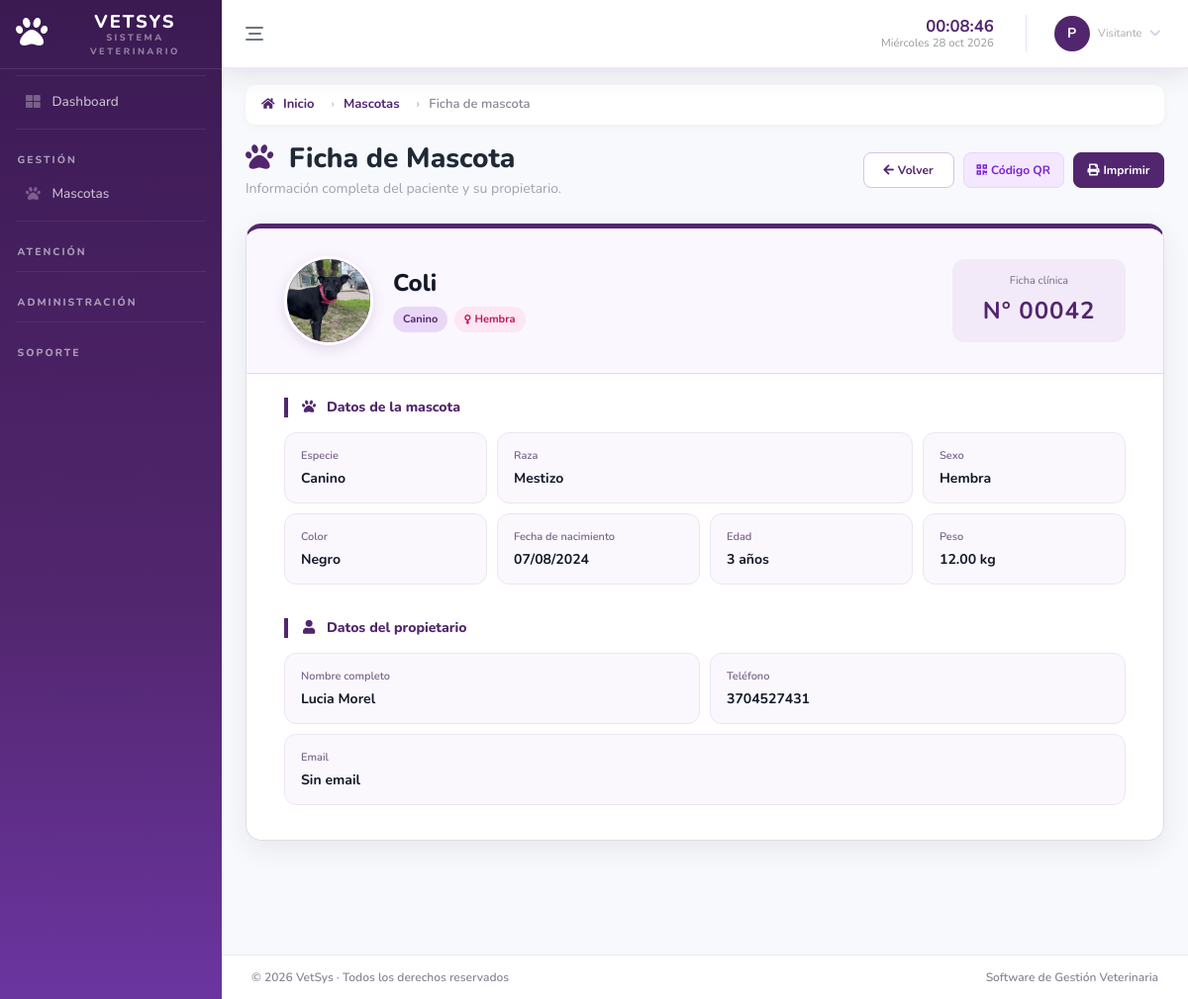
The app's page /modules/pets/pet_record.php?id=42 (signed in) with its own data.
### tables this page shows
CREATE TABLE `modulo` (
  `id_modulo` int NOT NULL AUTO_INCREMENT,
  `nombre_modulo` varchar(80) NOT NULL,
  `ruta` varchar(150) NOT NULL,
  `icono` varchar(50) DEFAULT NULL,
  `estado` tinyint DEFAULT '1',
  `categoria` varchar(50) NOT NULL,
  `orden` int NOT NULL DEFAULT '0',
  PRIMARY KEY (`id_modulo`)
);

CREATE TABLE `mascota` (
  `id_mascota` int NOT NULL AUTO_INCREMENT,
  `id_especie` int NOT NULL,
  `id_cliente` int NOT NULL,
  `fecha_nacimiento` date DEFAULT NULL,
  `edad` int DEFAULT NULL,
  `unidad_edad` enum('dias','meses','años') DEFAULT NULL,
  `color` varchar(50) DEFAULT NULL,
  `nombre_mascota` varchar(100) NOT NULL,
  `peso` decimal(6,2) DEFAULT NULL,
  `sexo` varchar(20) DEFAULT NULL,
  `activo` tinyint DEFAULT '1',
  `condicion_especial` text,
  `cuidados_especiales` text,
  `token_publico` varchar(64) DEFAULT NULL,
  `condicion_otra` varchar(100) DEFAULT NULL,
  `ficha_publica` tinyint(1) NOT NULL DEFAULT '0',
  `mostrar_telefono` tinyint(1) NOT NULL DEFAULT '0',
  `consentimiento_qr` tinyint(1) NOT NULL DEFAULT '0',
  `fecha_consentimiento_qr` datetime DEFAULT NULL,
  `mostrar_domicilio` tinyint(1) NOT NULL DEFAULT '0',
  `foto` varchar(255) DEFAULT NULL,
  PRIMARY KEY (`id_mascota`),
  UNIQUE KEY `token_publico` (`token_publico`),
  KEY `id_especie` (`id_especie`),
  KEY `id_cliente` (`id_cliente`),
  CONSTRAINT `mascota_ibfk_1` FOREIGN KEY (`id_especie`) REFERENCES `especie` (`id_especie`),
  CONSTRAINT `mascota_ibfk_2` FOREIGN KEY (`id_cliente`) REFERENCES `cliente` (`id_cliente`)
);

CREATE TABLE `especie` (
  `id_especie` int NOT NULL AUTO_INCREMENT,
  `nombre_especie` varchar(100) NOT NULL,
  `raza` varchar(100) DEFAULT NULL,
  `activo` tinyint DEFAULT '1',
  PRIMARY KEY (`id_especie`)
);

CREATE TABLE `persona` (
  `id_persona` int NOT NULL AUTO_INCREMENT,
  `nombre_persona` varchar(100) NOT NULL,
  `apellido_persona` varchar(100) NOT NULL,
  `telefono` varchar(30) DEFAULT NULL,
  `email` varchar(100) DEFAULT NULL,
  `activo` tinyint DEFAULT '1',
  PRIMARY KEY (`id_persona`)
);

### modules/pets/views/pet_record.php (the view, shortened to what the rows shown need)
<?php
require_once '../../app/menu.php';
?>
<!DOCTYPE html>
<html lang="es">
<head>
    <link href="../../vendor/fontawesome-free/css/all.min.css" rel="stylesheet">
    <link href="../../css/sb-admin-2.min.css" rel="stylesheet">
    <link href="../../css/pet_record_style.css" rel="stylesheet">
</head>
<body>
<div class="container-fluid">
    <div class="ficha-page-header">
        <div>
            <h1 class="h3 titulo-pagina">
                <i class="fas fa-paw mr-2"></i>
                Ficha de Mascota
            </h1>
        </div>
    </div>
    <div class="ficha-documento">
        <div class="ficha-paciente-header">
            <div class="paciente-principal">
                <div class="paciente-icono">
                    <?php if (!empty($mascota['foto'])): ?>
                        <img
                            src="/SoftwareVet/<?= htmlspecialchars(
                                ltrim($mascota['foto'], '/'),
                                ENT_QUOTES,
                                'UTF-8'
                            ) ?>"
                            alt="Fotografía de <?= htmlspecialchars(
                                $mascota['nombre_mascota'],
                                ENT_QUOTES,
                                'UTF-8'
                            ) ?>"
                            class="paciente-foto"
                        >
                    <?php else: ?>
                        <i class="fas fa-dog"></i>
                    <?php endif; ?>
                </div>
                <div class="paciente-identidad">
                    <h2>
                        <?= htmlspecialchars(
                            $mascota['nombre_mascota'],
                            ENT_QUOTES,
                            'UTF-8'
                        ) ?>
                    </h2>
                    <div class="paciente-badges">
                        <span class="badge-ficha badge-especie">
                            <?= htmlspecialchars(
                                $mascota['nombre_especie'],
                                ENT_QUOTES,
                                'UTF-8'
                            ) ?>
                        </span>
                        <?php if ($mascota['sexo'] == 'M'): ?>
                            <span class="badge-ficha badge-macho">
                                <i class="fas fa-mars"></i>
                                Macho
                            </span>
                        <?php elseif ($mascota['sexo'] == 'H'): ?>
                            <span class="badge-ficha badge-hembra">
                                <i class="fas fa-venus"></i>
                                Hembra
                            </span>
                        <?php endif; ?>
                    </div>
                </div>
            </div>
            <div class="numero-ficha">
                <span class="numero-label">
                    Ficha clínica
                </span>
                <strong>
                    N° <?= str_pad(
                        $mascota['id_mascota'],
                        5,
                        '0',
                        STR_PAD_LEFT
                    ) ?>
                </strong>
            </div>
        </div>
        <section class="seccion-ficha">
            <div class="tabla-datos mascota-datos">
                <div class="campo-ficha">
                    <span>Especie</span>
                    <strong>
                        <?= htmlspecialchars(
                            $mascota['nombre_especie'],
                            ENT_QUOTES,
                            'UTF-8'
                        ) ?>
                    </strong>
                </div>
                <div class="campo-ficha campo-raza">
                    <span>Raza</span>
                    <strong>
                        <?= !empty($mascota['raza'])
                            ? htmlspecialchars(
                                $mascota['raza'],
                                ENT_QUOTES,
                                'UTF-8'
                              )
                            : 'Sin especificar'
                        ?>
                    </strong>
                </div>
                <div class="campo-ficha">
                    <span>Color</span>
                    <strong>
                        <?= $color ?>
                    </strong>
                </div>
                <div class="campo-ficha">
                    <span>Fecha de nacimiento</span>
                    <strong>
                        <?= $fechaNacimiento ?>
                    </strong>
                </div>
                <div class="campo-ficha">
                    <span>Edad</span>
                    <strong>
                        <?php
                        $edadMascota = $mascota['edad'] ?? '';
                        $unidad = $mascota['unidad_edad'] ?? '';
                        ?>
                        <?php if ($edadMascota !== '' && $edadMascota !== null): ?>
                            <?= htmlspecialchars(
                                (string)$edadMascota,
                                ENT_QUOTES,
                                'UTF-8'
                            ) ?>
                            <?= htmlspecialchars(
                                $unidad,
                                ENT_QUOTES,
                                'UTF-8'
                            ) ?>
                        <?php else: ?>
                            Sin especificar
                        <?php endif; ?>
                    </strong>
                </div>
                <div class="campo-ficha">
                    <span>Peso</span>
                    <strong>
                        <?= $peso ?>
                    </strong>
                </div>
            </div>
        </section>
        <section class="seccion-ficha">
            <div class="tabla-datos propietario-datos">
                <div class="campo-ficha">
                    <span>Nombre completo</span>
                    <strong>
                        <?= htmlspecialchars(
                            $mascota['nombre_persona']
                            . ' ' .
                            $mascota['apellido_persona'],
                            ENT_QUOTES,
                            'UTF-8'
                        ) ?>
                    </strong>
                </div>
                <div class="campo-ficha">
                    <span>Teléfono</span>
                    <strong>
                        <?= $telefono ?>
                    </strong>
                </div>
                <div class="campo-ficha campo-email">
                    <span>Email</span>
                    <strong>
                        <?= $email ?>
                    </strong>
                </div>
            </div>
        </section>
    </div>
</div>
</body>
</html>

### app/menu.php (shortened to what the rows shown need)
<?php
require __DIR__ . '/../settings/conexion.php';
$uri = $_SERVER['REQUEST_URI'] ?? '';
function isActive(string $path, string $uri): string {
    return str_contains($uri, $path) ? 'nav-active' : '';
}
    ?>
    <?php
$idPerfil = $_SESSION['id_perfil'];
$sql = "
SELECT
    m.id_modulo,
    m.nombre_modulo,
    m.ruta,
    m.icono,
    m.categoria,
    m.orden
FROM modulo m
INNER JOIN perfil_modulo pm
    ON pm.id_modulo = m.id_modulo
WHERE
    pm.id_perfil = ?
    AND m.estado = 1
ORDER BY
    m.categoria,
    m.orden
";
$stmt = mysqli_prepare($conexion, $sql);
mysqli_stmt_bind_param($stmt, "i", $idPerfil);
mysqli_stmt_execute($stmt);
$resultado = mysqli_stmt_get_result($stmt);
$menu = [];
while ($fila = mysqli_fetch_assoc($resultado)) {
    $menu[$fila['categoria']][] = $fila;
}
?>
<!DOCTYPE html>
<html lang="es">
<head>
    <link href="/SoftwareVet/vendor/fontawesome-free/css/all.min.css" rel="stylesheet">
    <link href="/SoftwareVet/css/sb-admin-2.min.css" rel="stylesheet">
    <link href="/SoftwareVet/css/style_menu.css" rel="stylesheet">
</head>
<body id="page-top" data-sidebar="full">
<div id="wrapper">
    <ul class="navbar-nav sidebar sidebar-dark accordion" id="accordionSidebar">
<?php
if (!empty($menu['Gestión'])):
    foreach ($menu['Gestión'] as $modulo):
?>
<li class="nav-item <?= isActive(parse_url($modulo['ruta'], PHP_URL_PATH), $uri) ?>">
    <a class="nav-link"
       href="<?= htmlspecialchars($modulo['ruta']) ?>"
       data-label="<?= htmlspecialchars($modulo['nombre_modulo']) ?>">
        <i class="fas fa-fw <?= htmlspecialchars($modulo['icono']) ?> nav-icon"></i>
        <span class="nav-text">
            <?= htmlspecialchars($modulo['nombre_modulo']) ?>
        </span>
    </a>
</li>
<?php
    endforeach;
endif;
?>
    </ul>
    <div id="content-wrapper" class="d-flex flex-column">
        <div id="content">

### records on screen
modulo: nombre_modulo "Mascotas"
mascota: foto (picture), nombre_mascota "Coli", id_especie.nombre_especie "Canino", id_mascota "00042", id_especie.raza "Mestizo", color "Negro", fecha_nacimiento "07/08/2024", edad "3", unidad_edad "años", peso "12.00 kg", persona.nombre_persona+apellido_persona "Lucia Morel", persona.telefono "3704527431", persona.email "Sin email"

### other values on screen
$iniciales "P"
$nombrePerfilSeguro "Visitante"
